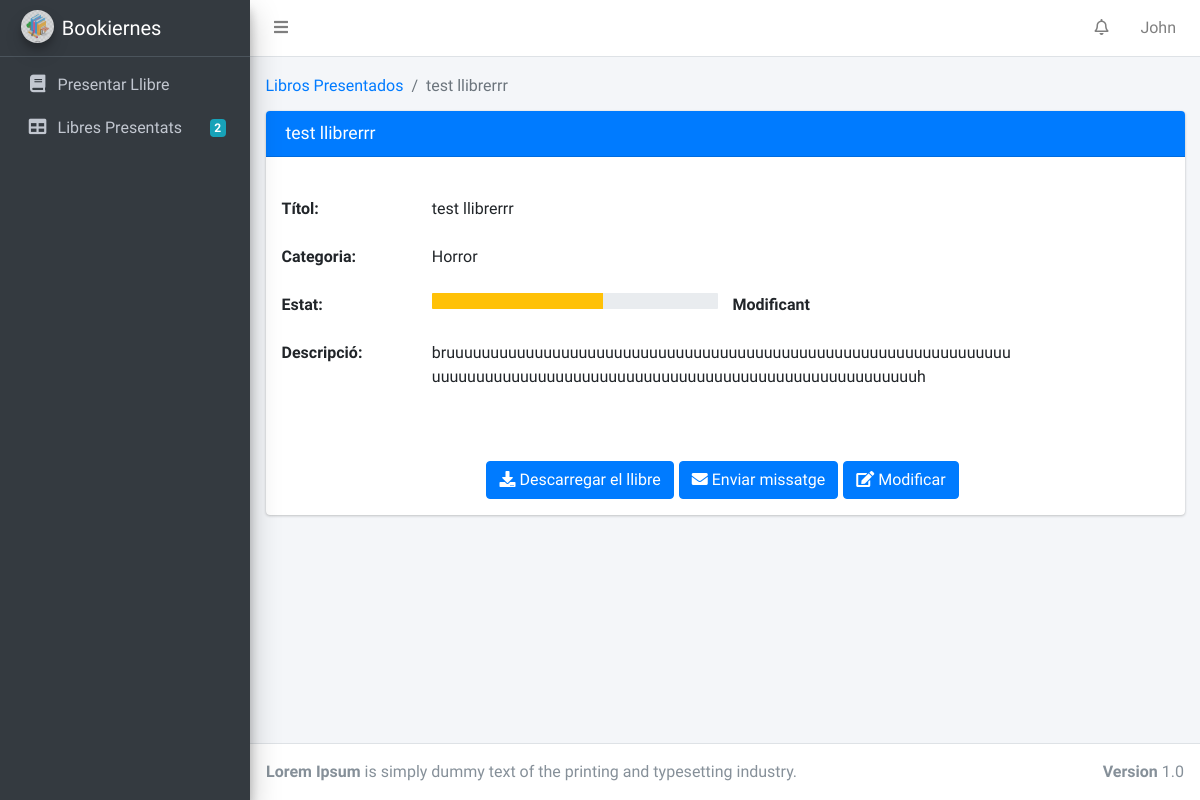
/writer_published/get_book/1/ (signed in), run on an earlier commit of the app's database.
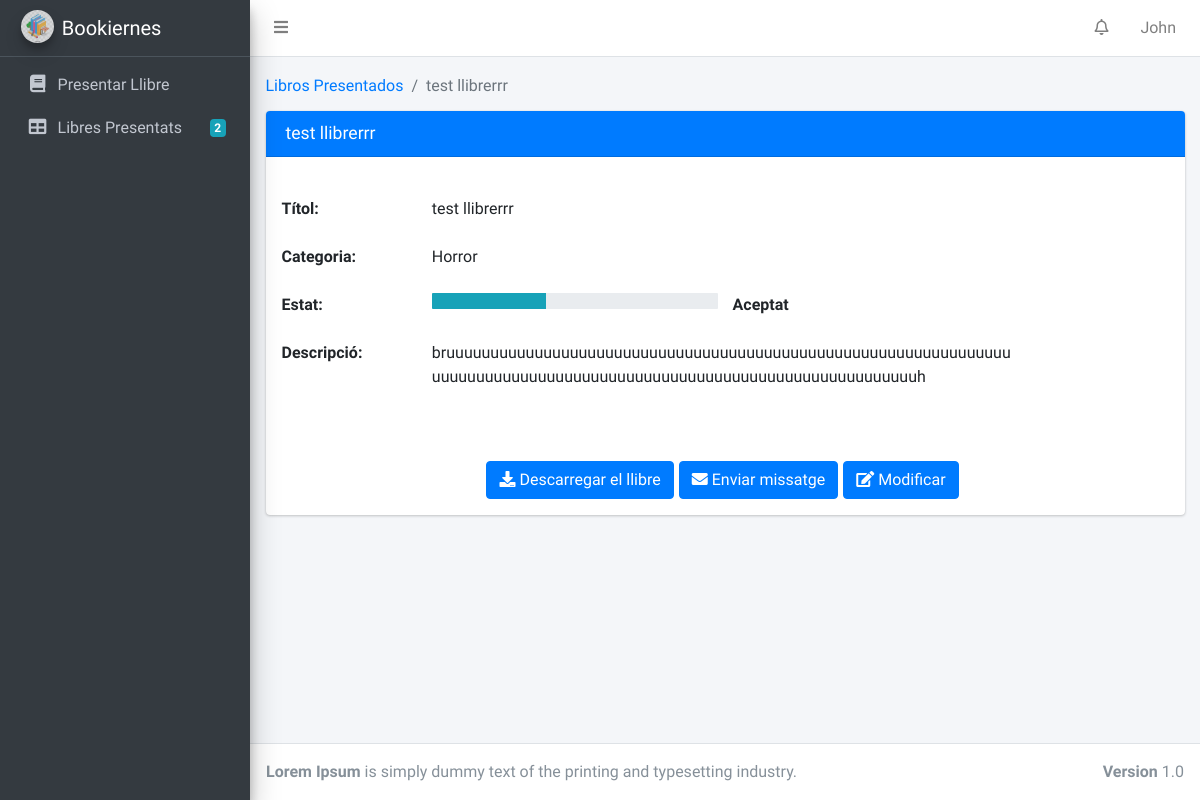
And on a later commit of the database.
### BookiernesApp/views/writer_views.py (the view)
# urls.py: url(r'^writer_published/get_book/(?P<pk>\d+)/$', login_required(Get_Books.as_view()), name='books'),
@method_decorator([login_required, writer_required], name='dispatch')
class Get_Books(TemplateView):
    model = Book
    template_name = 'html_templates/Escriptor/Escriptor_LibroConcreto.html'
    def get_context_data(self, **kwargs):
        try:
            context = super().get_context_data(**kwargs)
            context['book_numbers'] = Book.objects.count()
            notification = Notification.objects.filter(destination_user_id=self.request.user.id)
            context['notification_numbers'] = notification.count()
            context['notifications'] = notification
            author = Writer.objects.get(user_id=self.request.user.id).id
            context['book'] = Book.objects.get(Q(author_id=author) & Q(pk=self.kwargs['pk']))
            return context
        except:
            raise Http404("I can't access this page.")

### BookiernesApp/models.py (called while the page is built)
    def get_user_type_name(self):
        return dict(self.USER_TYPE_CHOICES)[self.user_type]

    def __str__(self):
        return str(self.name)

    def get_presented_books(self):
        return Book.objects.all().filter(author=self)

### BookiernesApp/templates/html_templates/Escriptor/Escriptor_LibroConcreto.html (shortened to what the changed rows need)
{% extends "html_templates/Blocks/Base.html" %}
{% block head %}
    <link rel="stylesheet" href="../../../static/BookiernesApp/css/all.min.css">
    <link rel="stylesheet" href="https://use.fontawesome.com/releases/v5.7.0/css/all.css"
>
    <link rel="stylesheet" href="../../../static/BookiernesApp/css/adminlte.min.css">
{% endblock %}
{% block content %}
  <div class="content-wrapper">
    <section class="content">
        <div class="container-fluid">
              <div class="card card-primary">
                <br>
                        <div class="row invoice-info p-3 mb-3">
                          <div class="col-sm-8 invoice-col">
                            {{book.title}}<br><br>
                            </br><br>
                            {% if book.book_status == "presented" %}
                              <div class="row ">
                                  <div class="col">
                                  <div class="progress" >
                                      <div class="progress-bar bg-info" role="progressbar" aria-valuenow="20" aria-valuemin="0"
                                           aria-valuemax="100" style="width: 20%">
                                      </div>
                                    </div>
                                  </div>
                                  <div class="col">
                                      <strong> Presentat </strong>
                                  </div>
                              </div>
                          {% elif book.book_status == "modifying"  %}
                          <div class="row ">
                            <div class="col">
                            <div class="progress" >
                                <div class="progress-bar bg-warning" role="progressbar" aria-valuenow="20" aria-valuemin="0"
                                     aria-valuemax="100" style="width: 60%">
                                </div>
                              </div>
                            </div>
                            <div class="col">
                                <strong> Modificant </strong>
                            </div>
                        </div>
                        {% elif book.book_status == "accepted"  %}
                        <div class="row ">
                          <div class="col">
                          <div class="progress" >
                              <div class="progress-bar bg-info" role="progressbar" aria-valuenow="20" aria-valuemin="0"
                                   aria-valuemax="100" style="width: 40%">
                              </div>
                            </div>
                          </div>
                          <div class="col">
                              <strong> Aceptat </strong>
                          </div>
                      </div>
                    {% endif %}
                          </div>
                        </div>
                <br>
              </div>
        </div>
    </section>
  </div>
{% endblock %}

What changed in the data, as far as the page shows it:
changed Book "test llibrerrr": book_status "modifying" → "accepted" (drawn)
Also different on the page:
text no longer shown: "Modificant"
text now shown: "Aceptat"
